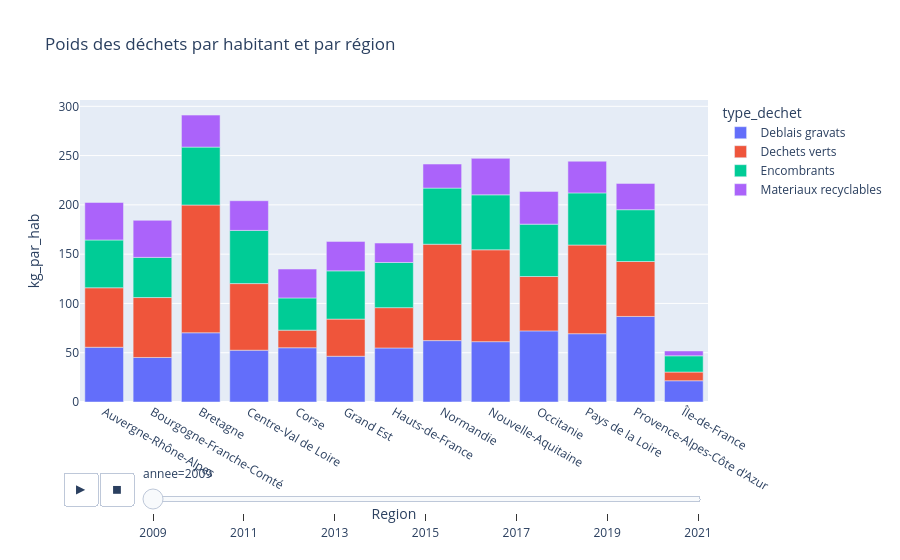

This figure's notebook cell:
### Code cell
df_reduit_region_annee_pop = df.groupby(['annee','Region'])[['Deblais_gravats','Dechets_verts','Encombrants','Materiaux_recyclables','pop_globale']].sum().reset_index()
df_dechet = df_reduit_region_annee_pop.melt(
    id_vars=['annee','Region','pop_globale'],
    var_name='type_dechet',
    value_name='tonnes'
)
df_dechet['kg_par_hab']=df_dechet['tonnes']*1000/df_dechet['pop_globale']

df_dechet['type_dechet'] = df_dechet['type_dechet'].str.replace('_', ' ')
fig_region_annee = px.bar(df_dechet, x='Region', y='kg_par_hab',
                                    animation_frame='annee', title='Poids des déchets par habitant et par région',
                                    color='type_dechet',hover_data=['type_dechet'])
fig_region_annee.show()

### Figure 1 — Plotly figure (JSON) as saved in the notebook; plotly's stock layout.template omitted (floating-point values rounded to 4 significant figures)
{"data": [{"alignmentgroup": "True", "customdata": [["Deblais gravats"], ["Deblais gravats"], ["Deblais gravats"], ["Deblais gravats"], ["Deblais gravats"], ["Deblais gravats"], ["Deblais gravats"], ["Deblais gravats"], ["Deblais gravats"], ["Deblais gravats"], ["Deblais gravats"], ["Deblais gravats"], ["Deblais gravats"]], "hovertemplate": "type_dechet=%{customdata[0]}<br>annee=2009<br>Region=%{x}<br>kg_par_hab=%{y}<extra></extra>", "legendgroup": "Deblais gravats", "marker": {"color": "#636efa", "pattern": {"shape": ""}}, "name": "Deblais gravats", "offsetgroup": "Deblais gravats", "orientation": "v", "showlegend": true, "textposition": "auto", "type": "bar", "x": ["Auvergne-Rhône-Alpes", "Bourgogne-Franche-Comté", "Bretagne", "Centre-Val de Loire", "Corse", "Grand Est", "Hauts-de-France", "Normandie", "Nouvelle-Aquitaine", "Occitanie", "Pays de la Loire", "Provence-Alpes-Côte d'Azur", "Île-de-France"], "xaxis": "x", "y": [55.54, 45.16, 70.23, 52.54, 55.05, 46.41, 54.82, 62.29, 61.2, 72.15, 69.29, 86.79, 21.56], "yaxis": "y"}, {"alignmentgroup": "True", "customdata": [["Dechets verts"], ["Dechets verts"], ["Dechets verts"], ["Dechets verts"], ["Dechets verts"], ["Dechets verts"], ["Dechets verts"], ["Dechets verts"], ["Dechets verts"], ["Dechets verts"], ["Dechets verts"], ["Dechets verts"], ["Dechets verts"]], "hovertemplate": "type_dechet=%{customdata[0]}<br>annee=2009<br>Region=%{x}<br>kg_par_hab=%{y}<extra></extra>", "legendgroup": "Dechets verts", "marker": {"color": "#EF553B", "pattern": {"shape": ""}}, "name": "Dechets verts", "offsetgroup": "Dechets verts", "orientation": "v", "showlegend": true, "textposition": "auto", "type": "bar", "x": ["Auvergne-Rhône-Alpes", "Bourgogne-Franche-Comté", "Bretagne", "Centre-Val de Loire", "Corse", "Grand Est", "Hauts-de-France", "Normandie", "Nouvelle-Aquitaine", "Occitanie", "Pays de la Loire", "Provence-Alpes-Côte d'Azur", "Île-de-France"], "xaxis": "x", "y": [60.35, 60.82, 129.6, 67.59, 17.84, 37.67, 40.9, 97.79, 93.21, 55.17, 89.97, 55.75, 8.835], "yaxis": "y"}, {"alignmentgroup": "True", "customdata": [["Encombrants"], ["Encombrants"], ["Encombrants"], ["Encombrants"], ["Encombrants"], ["Encombrants"], ["Encombrants"], ["Encombrants"], ["Encombrants"], ["Encombrants"], ["Encombrants"], ["Encombrants"], ["Encombrants"]], "hovertemplate": "type_dechet=%{customdata[0]}<br>annee=2009<br>Region=%{x}<br>kg_par_hab=%{y}<extra></extra>", "legendgroup": "Encombrants", "marker": {"color": "#00cc96", "pattern": {"shape": ""}}, "name": "Encombrants", "offsetgroup": "Encombrants", "orientation": "v", "showlegend": true, "textposition": "auto", "type": "bar", "x": ["Auvergne-Rhône-Alpes", "Bourgogne-Franche-Comté", "Bretagne", "Centre-Val de Loire", "Corse", "Grand Est", "Hauts-de-France", "Normandie", "Nouvelle-Aquitaine", "Occitanie", "Pays de la Loire", "Provence-Alpes-Côte d'Azur", "Île-de-France"], "xaxis": "x", "y": [48.48, 40.74, 58.76, 53.96, 32.67, 48.95, 45.85, 56.92, 55.77, 53.12, 52.88, 52.54, 16.47], "yaxis": "y"}, {"alignmentgroup": "True", "customdata": [["Materiaux recyclables"], ["Materiaux recyclables"], ["Materiaux recyclables"], ["Materiaux recyclables"], ["Materiaux recyclables"], ["Materiaux recyclables"], ["Materiaux recyclables"], ["Materiaux recyclables"], ["Materiaux recyclables"], ["Materiaux recyclables"], ["Materiaux recyclables"], ["Materiaux recyclables"], ["Materiaux recyclables"]], "hovertemplate": "type_dechet=%{customdata[0]}<br>annee=2009<br>Region=%{x}<br>kg_par_hab=%{y}<extra></extra>", "legendgroup": "Materiaux recyclables", "marker": {"color": "#ab63fa", "pattern": {"shape": ""}}, "name": "Materiaux recyclables", "offsetgroup": "Materiaux recyclables", "orientation": "v", "showlegend": true, "textposition": "auto", "type": "bar", "x": ["Auvergne-Rhône-Alpes", "Bourgogne-Franche-Comté", "Bretagne", "Centre-Val de Loire", "Corse", "Grand Est", "Hauts-de-France", "Normandie", "Nouvelle-Aquitaine", "Occitanie", "Pays de la Loire", "Provence-Alpes-Côte d'Azur", "Île-de-France"], "xaxis": "x", "y": [38.1, 37.6, 32.47, 30.11, 29.31, 29.92, 19.69, 24.43, 37.01, 33.24, 32.16, 26.7, 4.926], "yaxis": "y"}], "layout": {"barmode": "relative", "legend": {"title": {"text": "type_dechet"}, "tracegroupgap": 0}, "sliders": [{"active": 0, "currentvalue": {"prefix": "annee="}, "len": 0.9, "pad": {"b": 10, "t": 60}, "steps": [{"args": [["2009"], {"frame": {"duration": 0, "redraw": true}, "fromcurrent": true, "mode": "immediate", "transition": {"duration": 0, "easing": "linear"}}], "label": "2009", "method": "animate"}, {"args": [["2011"], {"frame": {"duration": 0, "redraw": true}, "fromcurrent": true, "mode": "immediate", "transition": {"duration": 0, "easing": "linear"}}], "label": "2011", "method": "animate"}, {"args": [["2013"], {"frame": {"duration": 0, "redraw": true}, "fromcurrent": true, "mode": "immediate", "transition": {"duration": 0, "easing": "linear"}}], "label": "2013", "method": "animate"}, {"args": [["2015"], {"frame": {"duration": 0, "redraw": true}, "fromcurrent": true, "mode": "immediate", "transition": {"duration": 0, "easing": "linear"}}], "label": "2015", "method": "animate"}, {"args": [["2017"], {"frame": {"duration": 0, "redraw": true}, "fromcurrent": true, "mode": "immediate", "transition": {"duration": 0, "easing": "linear"}}], "label": "2017", "method": "animate"}, {"args": [["2019"], {"frame": {"duration": 0, "redraw": true}, "fromcurrent": true, "mode": "immediate", "transition": {"duration": 0, "easing": "linear"}}], "label": "2019", "method": "animate"}, {"args": [["2021"], {"frame": {"duration": 0, "redraw": true}, "fromcurrent": true, "mode": "immediate", "transition": {"duration": 0, "easing": "linear"}}], "label": "2021", "method": "animate"}], "x": 0.1, "xanchor": "left", "y": 0, "yanchor": "top"}], "title": {"text": "Poids des déchets par habitant et par région"}, "updatemenus": [{"buttons": [{"args": [null, {"frame": {"duration": 500, "redraw": true}, "fromcurrent": true, "mode": "immediate", "transition": {"duration": 500, "easing": "linear"}}], "label": "&#9654;", "method": "animate"}, {"args": [[null], {"frame": {"duration": 0, "redraw": true}, "fromcurrent": true, "mode": "immediate", "transition": {"duration": 0, "easing": "linear"}}], "label": "&#9724;", "method": "animate"}], "direction": "left", "pad": {"r": 10, "t": 70}, "showactive": false, "type": "buttons", "x": 0.1, "xanchor": "right", "y": 0, "yanchor": "top"}], "xaxis": {"anchor": "y", "domain": [0, 1], "title": {"text": "Region"}}, "yaxis": {"anchor": "x", "domain": [0, 1], "title": {"text": "kg_par_hab"}}}}
